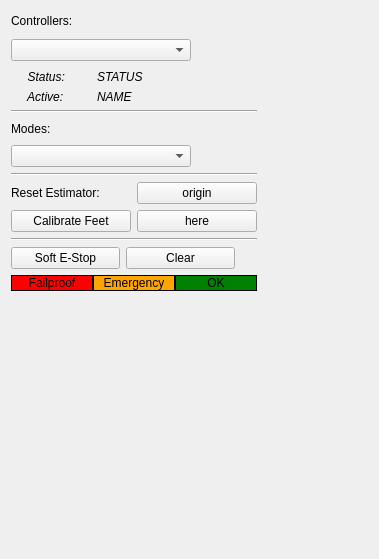
<?xml version="1.0" encoding="UTF-8"?>
<ui version="4.0">
 <class>HighLevelControlManagerPlugin</class>
 <widget class="QWidget" name="HighLevelControlManagerPlugin">
  <property name="geometry">
   <rect>
    <x>0</x>
    <y>0</y>
    <width>379</width>
    <height>559</height>
   </rect>
  </property>
  <property name="windowTitle">
   <string>Controller</string>
  </property>
  <property name="styleSheet">
   <string notr="true"/>
  </property>
  <layout class="QHBoxLayout" name="horizontalLayout_5">
   <item>
    <layout class="QVBoxLayout" name="verticalLayout">
     <item>
      <layout class="QGridLayout" name="gridLayout_4">
       <item row="1" column="1">
        <widget class="QPushButton" name="pushButtonRefreshController">
         <property name="minimumSize">
          <size>
           <width>27</width>
           <height>27</height>
          </size>
         </property>
         <property name="maximumSize">
          <size>
           <width>27</width>
           <height>27</height>
          </size>
         </property>
         <property name="cursor">
          <cursorShape>PointingHandCursor</cursorShape>
         </property>
         <property name="autoFillBackground">
          <bool>true</bool>
         </property>
         <property name="styleSheet">
          <string notr="true"/>
         </property>
         <property name="text">
          <string/>
         </property>
         <property name="iconSize">
          <size>
           <width>32</width>
           <height>32</height>
          </size>
         </property>
         <property name="autoDefault">
          <bool>false</bool>
         </property>
         <property name="default">
          <bool>false</bool>
         </property>
         <property name="flat">
          <bool>true</bool>
         </property>
        </widget>
       </item>
       <item row="0" column="0">
        <layout class="QHBoxLayout" name="horizontalLayout_2">
         <item>
          <widget class="QLabel" name="labelAvailableControllers">
           <property name="font">
            <font>
             <weight>50</weight>
             <bold>false</bold>
            </font>
           </property>
           <property name="text">
            <string>Controllers:</string>
           </property>
          </widget>
         </item>
         <item>
          <spacer name="horizontalSpacer">
           <property name="orientation">
            <enum>Qt::Horizontal</enum>
           </property>
           <property name="sizeType">
            <enum>QSizePolicy::Maximum</enum>
           </property>
           <property name="sizeHint" stdset="0">
            <size>
             <width>2</width>
             <height>20</height>
            </size>
           </property>
          </spacer>
         </item>
         <item>
          <widget class="QLabel" name="labelSwitchControllerIcon">
           <property name="minimumSize">
            <size>
             <width>16</width>
             <height>16</height>
            </size>
           </property>
           <property name="maximumSize">
            <size>
             <width>16</width>
             <height>16</height>
            </size>
           </property>
           <property name="text">
            <string/>
           </property>
          </widget>
         </item>
        </layout>
       </item>
       <item row="1" column="0">
        <widget class="QComboBox" name="comboBoxAvailableControllers">
         <property name="minimumSize">
          <size>
           <width>180</width>
           <height>0</height>
          </size>
         </property>
        </widget>
       </item>
       <item row="1" column="2">
        <widget class="QPushButton" name="pushButtonSetController">
         <property name="maximumSize">
          <size>
           <width>27</width>
           <height>27</height>
          </size>
         </property>
         <property name="cursor">
          <cursorShape>PointingHandCursor</cursorShape>
         </property>
         <property name="text">
          <string/>
         </property>
         <property name="autoDefault">
          <bool>false</bool>
         </property>
         <property name="default">
          <bool>false</bool>
         </property>
         <property name="flat">
          <bool>true</bool>
         </property>
        </widget>
       </item>
      </layout>
     </item>
     <item>
      <layout class="QGridLayout" name="gridLayout"/>
     </item>
     <item>
      <layout class="QGridLayout" name="gridLayout_2" columnstretch="1,2">
       <item row="0" column="1">
        <widget class="QLabel" name="labelControllerStatus">
         <property name="font">
          <font>
           <italic>true</italic>
          </font>
         </property>
         <property name="text">
          <string>STATUS</string>
         </property>
        </widget>
       </item>
       <item row="1" column="0">
        <widget class="QLabel" name="labelActivateController">
         <property name="font">
          <font>
           <weight>50</weight>
           <italic>true</italic>
           <bold>false</bold>
          </font>
         </property>
         <property name="text">
          <string>     Active:</string>
         </property>
        </widget>
       </item>
       <item row="1" column="1">
        <widget class="QLabel" name="labelControllerName">
         <property name="font">
          <font>
           <italic>true</italic>
          </font>
         </property>
         <property name="text">
          <string>NAME</string>
         </property>
        </widget>
       </item>
       <item row="0" column="0">
        <widget class="QLabel" name="labelStatus">
         <property name="font">
          <font>
           <italic>true</italic>
          </font>
         </property>
         <property name="text">
          <string>     Status:</string>
         </property>
        </widget>
       </item>
      </layout>
     </item>
     <item>
      <widget class="Line" name="line_2">
       <property name="orientation">
        <enum>Qt::Horizontal</enum>
       </property>
      </widget>
     </item>
     <item>
      <layout class="QGridLayout" name="gridLayout_6">
       <item row="1" column="0">
        <widget class="QComboBox" name="comboBoxAvailableModes">
         <property name="minimumSize">
          <size>
           <width>180</width>
           <height>0</height>
          </size>
         </property>
        </widget>
       </item>
       <item row="1" column="1">
        <widget class="QPushButton" name="pushButtonRefreshMode">
         <property name="maximumSize">
          <size>
           <width>27</width>
           <height>27</height>
          </size>
         </property>
         <property name="cursor">
          <cursorShape>PointingHandCursor</cursorShape>
         </property>
         <property name="text">
          <string/>
         </property>
         <property name="flat">
          <bool>true</bool>
         </property>
        </widget>
       </item>
       <item row="0" column="0">
        <layout class="QHBoxLayout" name="horizontalLayout_6">
         <item>
          <widget class="QLabel" name="labelAvailableModes">
           <property name="font">
            <font>
             <weight>50</weight>
             <bold>false</bold>
            </font>
           </property>
           <property name="text">
            <string>Modes:</string>
           </property>
          </widget>
         </item>
         <item>
          <spacer name="horizontalSpacer_3">
           <property name="orientation">
            <enum>Qt::Horizontal</enum>
           </property>
           <property name="sizeType">
            <enum>QSizePolicy::Maximum</enum>
           </property>
           <property name="sizeHint" stdset="0">
            <size>
             <width>2</width>
             <height>20</height>
            </size>
           </property>
          </spacer>
         </item>
         <item>
          <widget class="QLabel" name="labelSwitchModeIcon">
           <property name="minimumSize">
            <size>
             <width>16</width>
             <height>16</height>
            </size>
           </property>
           <property name="maximumSize">
            <size>
             <width>16</width>
             <height>16</height>
            </size>
           </property>
           <property name="text">
            <string/>
           </property>
          </widget>
         </item>
        </layout>
       </item>
       <item row="1" column="2">
        <widget class="QPushButton" name="pushButtonSetMode">
         <property name="maximumSize">
          <size>
           <width>27</width>
           <height>27</height>
          </size>
         </property>
         <property name="cursor">
          <cursorShape>PointingHandCursor</cursorShape>
         </property>
         <property name="text">
          <string/>
         </property>
         <property name="flat">
          <bool>true</bool>
         </property>
        </widget>
       </item>
      </layout>
     </item>
     <item>
      <widget class="Line" name="line">
       <property name="orientation">
        <enum>Qt::Horizontal</enum>
       </property>
      </widget>
     </item>
     <item>
      <layout class="QGridLayout" name="gridLayout_3">
       <item row="5" column="0">
        <widget class="QLabel" name="labelAvailableModes_2">
         <property name="font">
          <font>
           <weight>50</weight>
           <bold>false</bold>
          </font>
         </property>
         <property name="text">
          <string>Reset Estimator:</string>
         </property>
        </widget>
       </item>
       <item row="7" column="1">
        <widget class="QPushButton" name="pushButtonResetStateEstimatorHere">
         <property name="text">
          <string>here</string>
         </property>
        </widget>
       </item>
       <item row="5" column="1">
        <widget class="QPushButton" name="pushButtonResetStateEstimator">
         <property name="text">
          <string>origin</string>
         </property>
        </widget>
       </item>
       <item row="7" column="0">
        <widget class="QPushButton" name="pushButtonCalibrateFeet">
         <property name="text">
          <string>Calibrate Feet</string>
         </property>
        </widget>
       </item>
      </layout>
     </item>
     <item>
      <widget class="Line" name="line_3">
       <property name="orientation">
        <enum>Qt::Horizontal</enum>
       </property>
      </widget>
     </item>
     <item>
      <layout class="QGridLayout" name="gridLayout_5">
       <item row="1" column="1">
        <widget class="QPushButton" name="pushButtonClearEmergencyStop">
         <property name="sizePolicy">
          <sizepolicy hsizetype="Minimum" vsizetype="Fixed">
           <horstretch>0</horstretch>
           <verstretch>0</verstretch>
          </sizepolicy>
         </property>
         <property name="styleSheet">
          <string notr="true"/>
         </property>
         <property name="text">
          <string>Clear</string>
         </property>
        </widget>
       </item>
       <item row="1" column="0">
        <widget class="QPushButton" name="pushButtonEmergencyStop">
         <property name="text">
          <string>Soft E-Stop</string>
         </property>
        </widget>
       </item>
       <item row="1" column="2">
        <widget class="QLabel" name="labelEmergencyStateIcon">
         <property name="minimumSize">
          <size>
           <width>16</width>
           <height>16</height>
          </size>
         </property>
         <property name="maximumSize">
          <size>
           <width>16</width>
           <height>16</height>
          </size>
         </property>
         <property name="text">
          <string/>
         </property>
        </widget>
       </item>
      </layout>
     </item>
     <item>
      <layout class="QHBoxLayout" name="horizontalLayout">
       <property name="spacing">
        <number>0</number>
       </property>
       <item>
        <widget class="QLabel" name="labelFailproof">
         <property name="styleSheet">
          <string notr="true">background-color: red</string>
         </property>
         <property name="frameShape">
          <enum>QFrame::Box</enum>
         </property>
         <property name="text">
          <string>Failproof</string>
         </property>
         <property name="alignment">
          <set>Qt::AlignCenter</set>
         </property>
        </widget>
       </item>
       <item>
        <widget class="QLabel" name="labelEmergency">
         <property name="styleSheet">
          <string notr="true">background-color: orange</string>
         </property>
         <property name="frameShape">
          <enum>QFrame::Box</enum>
         </property>
         <property name="text">
          <string>Emergency</string>
         </property>
         <property name="textFormat">
          <enum>Qt::AutoText</enum>
         </property>
         <property name="alignment">
          <set>Qt::AlignCenter</set>
         </property>
        </widget>
       </item>
       <item>
        <widget class="QLabel" name="labelOK">
         <property name="styleSheet">
          <string notr="true">background-color: green</string>
         </property>
         <property name="frameShape">
          <enum>QFrame::Box</enum>
         </property>
         <property name="text">
          <string>OK</string>
         </property>
         <property name="alignment">
          <set>Qt::AlignCenter</set>
         </property>
        </widget>
       </item>
      </layout>
     </item>
     <item>
      <spacer name="verticalSpacer">
       <property name="orientation">
        <enum>Qt::Vertical</enum>
       </property>
       <property name="sizeType">
        <enum>QSizePolicy::MinimumExpanding</enum>
       </property>
       <property name="sizeHint" stdset="0">
        <size>
         <width>20</width>
         <height>2</height>
        </size>
       </property>
      </spacer>
     </item>
    </layout>
   </item>
   <item>
    <spacer name="horizontalSpacer_2">
     <property name="orientation">
      <enum>Qt::Horizontal</enum>
     </property>
     <property name="sizeType">
      <enum>QSizePolicy::MinimumExpanding</enum>
     </property>
     <property name="sizeHint" stdset="0">
      <size>
       <width>2</width>
       <height>20</height>
      </size>
     </property>
    </spacer>
   </item>
  </layout>
 </widget>
 <layoutdefault spacing="6" margin="11"/>
 <resources/>
 <connections/>
</ui>
